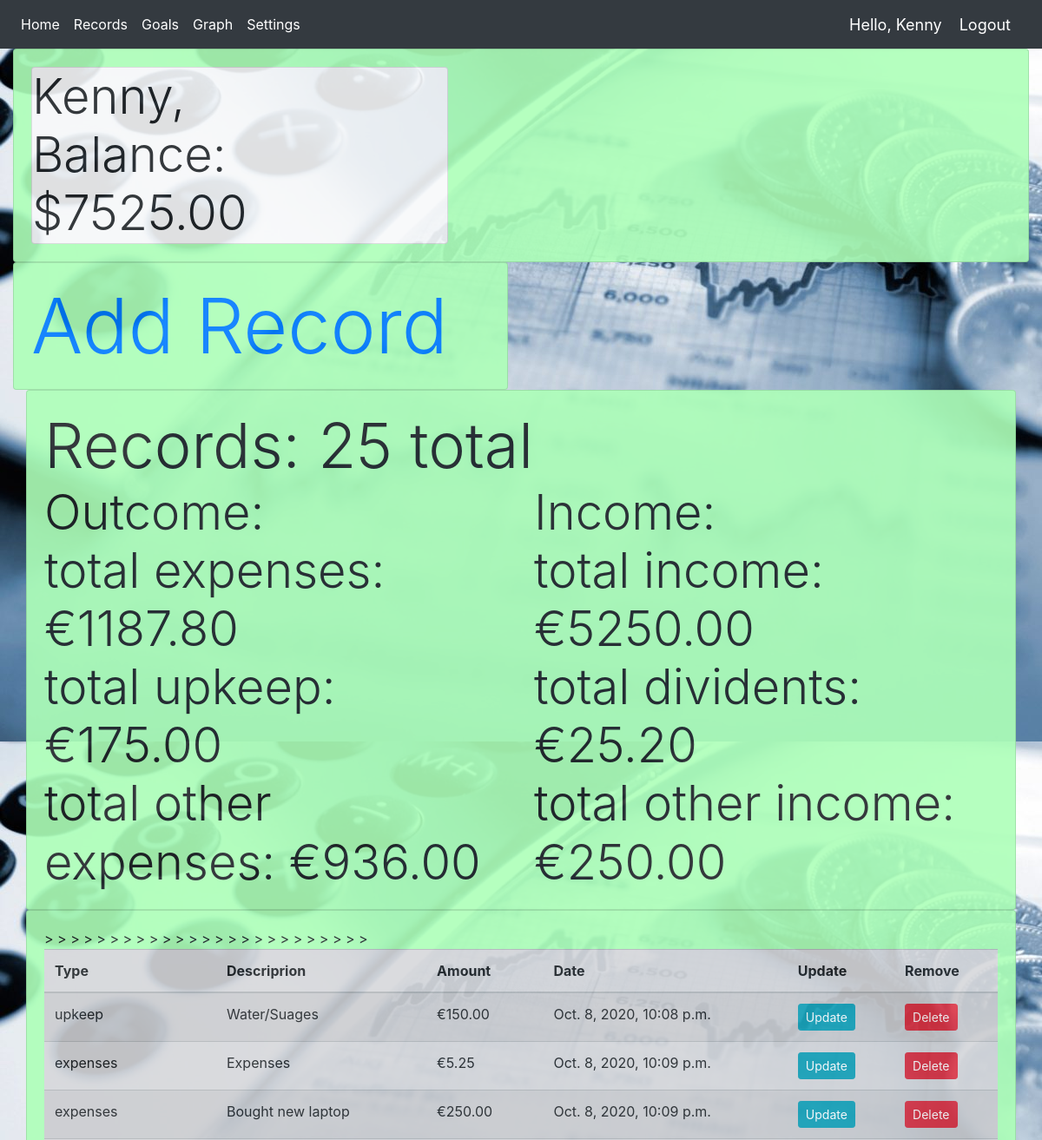
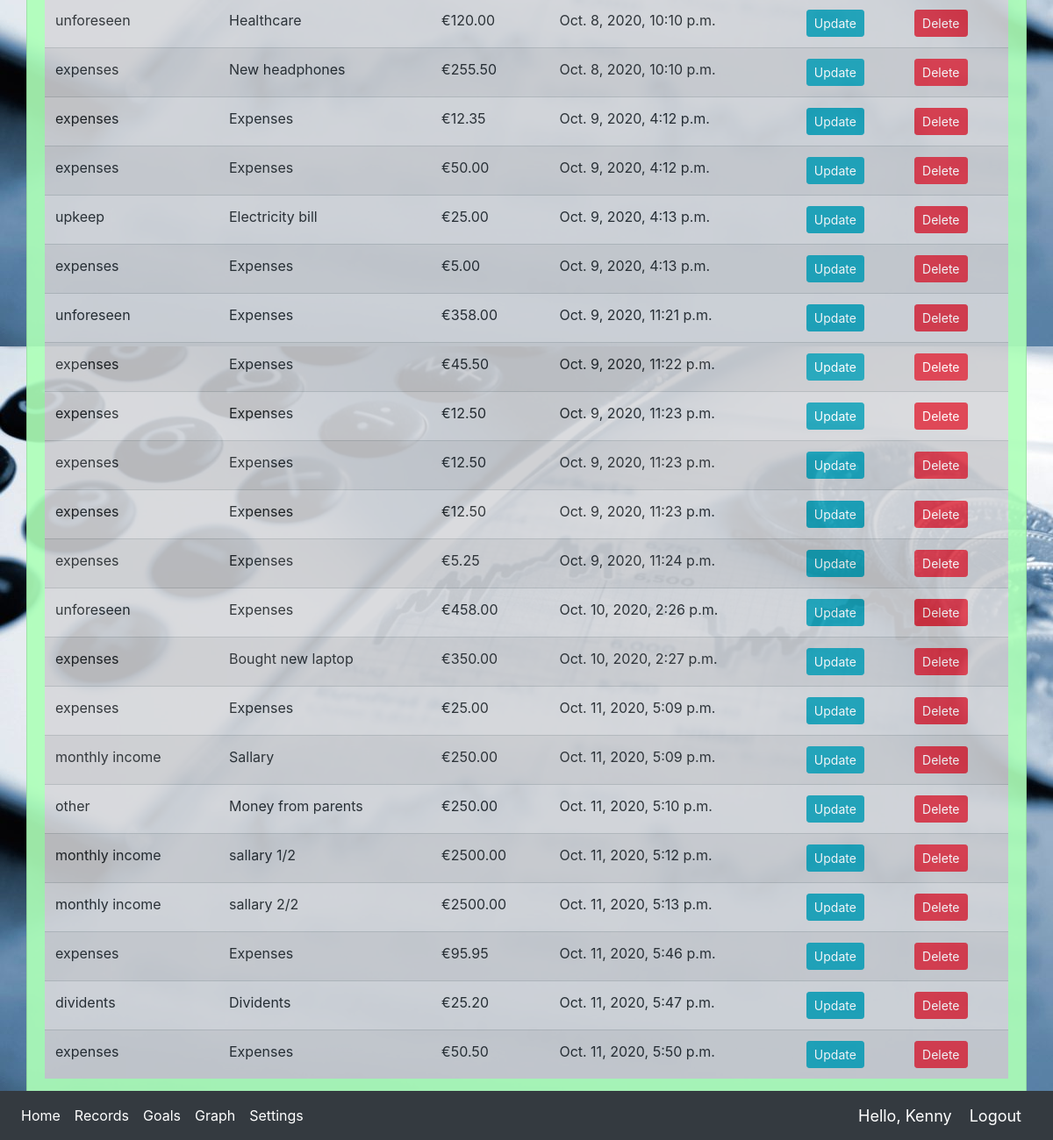
The app's page /records/ with its own data (2 pictures, top to bottom).
### MGMT/models.py (models this page shows, shortened)
class moneyUser(models.Model):
    user = models.OneToOneField(User, null=True, blank=True, on_delete=models.CASCADE)
    name = models.CharField(max_length=200, null=True)
    worth = models.DecimalField(null=False, max_digits=7, decimal_places=2)
    email = models.EmailField(max_length=200, null=True)
    profile_pic = models.ImageField(default="default_money_user.png", null=True, blank=True)
    date_created = models.DateTimeField(auto_now_add=True, null=True)

class moneyRecord(models.Model):
    CATEGORY = (
                ('Outcome', (
                            ('expenses', 'Expenses'),
                            ('upkeep', 'Upkeep'),
                            ('unforeseen', 'Unforeseen'),
                            )
                ),
                ('Income', (
                            ('monthly income', 'Monthly Income'),
                            ('dividents', 'Dividents'),
                            ('other', 'Other'),
                            )
                ),
            )
    user = models.ForeignKey(moneyUser, null=True, on_delete=models.SET_NULL)
    naming = models.CharField(max_length=200, null=False, blank=True, default="Expenses")
    category = models.CharField(max_length=200, null=False, choices=CATEGORY, default='Outcome')
    amount = models.DecimalField(null=False, max_digits=10, decimal_places=2)
    date_created = models.DateTimeField(auto_now_add=True, null=True)

### MGMT/views.py (the view)
# urls.py: path('records/', views.recordPage, name="record_page"),
def recordPage(request):
    records = moneyRecord.objects.all()
    goals = moneyGoals.objects.all()
    total_records = records.count()
    total_goals = goals.count()
    user_name = moneyUser.objects.get(pk=1).name
    wallet = moneyUser.objects.get(pk=1).worth
    total_out = moneyRecord.objects.filter(category='Outcome').aggregate(Sum('amount'))
    total_amount_out = total_out['amount__sum']
    balance = wallet
    total_expenses = moneyRecord.objects.filter(category='expenses').aggregate(Sum('amount'))['amount__sum']
    total_upkeep = moneyRecord.objects.filter(category='upkeep').aggregate(Sum('amount'))['amount__sum']
    total_unforeseen = moneyRecord.objects.filter(category='unforeseen').aggregate(Sum('amount'))['amount__sum']
    total_income = moneyRecord.objects.filter(category='monthly income').aggregate(Sum('amount'))['amount__sum']
    total_dividents = moneyRecord.objects.filter(category='dividents').aggregate(Sum('amount'))['amount__sum']
    total_in_other = moneyRecord.objects.filter(category='other').aggregate(Sum('amount'))['amount__sum']
    context = {'records': records, 'total_records':total_records, 'goals': goals, 'total_goals': total_goals,
        'user_name': user_name, 'balance': balance,
        'total_expenses' : total_expenses, 'total_upkeep': total_upkeep, 'total_unforeseen': total_unforeseen,
        'total_income': total_income, 'total_dividents': total_dividents, 'total_in_other': total_in_other}
    return render(request, 'MGMT/record_page.html', context)

### MGMT/templates/MGMT/record_page.html (shortened to what this page needs)
{% extends 'MGMT/main.html' %}
{% load static %}
{% block content %}
<div class="row">
    <div class="col-sm">
        <div class="card card-body special-card">
            <div class="display-2"><a href="{% url 'record_form' %}">Add Record</a></div>
        </div>
    </div>
    <div class="col-sm">
    </div>
</div>
<div class="col-xl">
    <div class="card card-body special-card">
        <div class="display-3">Records: {{ total_records }} total</div>
        <div class="row">
            <div class="col">
                <div class="display-4">Outcome: </div>
                <div class="display-4">total expenses: €{{ total_expenses|floatformat:2 }} </div>
                <div class="display-4">total upkeep: €{{ total_upkeep|floatformat:2 }}</div>
                <div class="display-4">total other expenses: €{{ total_unforeseen|floatformat:2 }}</div>
            </div>
            <div class="col">
                <div class="display-4">Income: </div>
                <div class="display-4">total income: €{{ total_income|floatformat:2 }} </div>
                <div class="display-4">total dividents: €{{ total_dividents|floatformat:2 }}</div>
                <div class="display-4">total other income: €{{ total_in_other|floatformat:2 }}</div>
            </div>
        </div>
    </div>
    <div class="card card-body special-card">
        <table id="table_id" class="table table-striped table-hover table-secondary">
            <thead>
                <tr>
                    <th scope="col">Type</th>
                    <th scope="col">Descriprion</th>
                    <th scope="col">Amount</th>
                    <th scope="col">Date</th>
                    <th scope="col">Update</th>
                    <th scope="col">Remove</th>
                </tr>
            </thead>
            <tbody>
                {% for record in records %}
                <tr>
                    <td>{{record.category}}</td>
                    <td>{{record.naming}}</td>
                    <td>€{{record.amount}}</td>
                    <td>{{record.date_created}}</td>
                    <td><a  class="btn btn-sm btn-info" href="{% url 'update_record' record.id %}">Update</a></td>
                    <td><a  class="btn btn-sm btn-danger" href="{% url 'delete_record' record.id %}">Delete</a></td>>
                </tr>
                {% endfor %}
            </tbody>
        </table>
    </div>
</div>
{% endblock %}
{% block js %}
 <link rel="stylesheet" type="text/css" href="https://cdn.datatables.net/v/dt/jszip-2.5.0/dt-1.10.18/af-2.3.0/b-1.5.2/b-colvis-1.5.2/b-flash-1.5.2/b-html5-1.5.2/b-print-1.5.2/cr-1.5.0/fh-3.1.4/r-2.2.2/datatables.min.css"/>
{% endblock %}

### MGMT/templates/MGMT/main.html (shortened to what this page needs)
{% load static %}
<!DOCTYPE html>
<html>
<head>
    <link rel="stylesheet" href="https://stackpath.bootstrapcdn.com/bootstrap/4.3.1/css/bootstrap.min.css">
    <link rel="stylesheet" type="text/css" href="{% static '/css/main.css' %}">
</head>
<body>
    {% include 'MGMT/navbar.html' %}
    <div class="container-fluid">
        <div class="card card-body special-card">
            <div class="row">
                <div class="col-xl">
                    <div class="card bg-light"  style="max-width: 30rem;">
                        <div class="display-4">{{user_name}},</div>
                        <div class="display-4">Balance: ${{balance|floatformat:2}}</div>
                    </div>
                </div>
            </div>
        </div>
        {% block content %}
        {% endblock %}
    </div>
    <footer class="fixed-bottom">{% include 'MGMT/navbar.html' %}</footer>
{% block js %}
{% endblock js %}
</body>
</html>

### MGMT/templates/MGMT/navbar.html (shortened to what this page needs)
{% load static %}
<nav class="navbar navbar-expand-lg navbar-dark bg-dark">
    <div class="collapse navbar-collapse" id="navbarNav">
        <ul class="navbar-nav">
            <li class="nav-item active">
                <a class="nav-link" href="{% url 'home' %}">Home</a>
            </li>
            <li class="nav-item active">
                <a class="nav-link" href="{% url 'record_page' %}">Records</a>
            </li>
            <li class="nav-item active">
                <a class="nav-link" href="{% url 'goals_page' %}">Goals</a>
            </li>
            <li class="nav-item active">
                <a class="nav-link" href="{% url 'graphs' %}">Graph</a>
            </li>
            <li class="nav-item active">
                <a class="nav-link" href="{% url 'settings' %}">Settings</a>
            </li>
        </ul>
    </div>
    <span class="hello-msg">Hello, {{user_name}}</span>
    <span><a class="hello-msg" href="">Logout</a></span>
</nav>

### static/css/main.css (style rules this page uses)
body { background-image: url('D:\\programs\\010 Programming learning\\Money_MGMT\\static\\images\\Business-Finance-1.jpg'); }
.special-card { background-color: rgba(245, 245, 245, 1); opacity: .8; }

### MGMT/templates/MGMT/main.html (style rules this page uses)
body { background: url("/static/images/Business-Finance-1.jpg") fixed; }
.special-card { background-color: rgb(173, 255, 184); opacity: .9; }

### MGMT/templates/MGMT/navbar.html (style rules this page uses)
.hello-msg { font-size: 18px; color: white; margin-right: 20px; }

### records on screen
moneyUser: name "Kenny Kenny", name "Kenny", worth "7525.00"
moneyRecord: category "upkeep", naming "Water/Suages", amount "150.00", date_created "Oct. 8, 2020, 10:08 p.m."
moneyRecord: category "expenses", naming "Expenses", amount "5.25", date_created "Oct. 8, 2020, 10:09 p.m."
moneyRecord: category "expenses", naming "Bought new laptop", amount "250.00", date_created "Oct. 8, 2020, 10:09 p.m."
moneyRecord: category "unforeseen", naming "Healthcare", amount "120.00", date_created "Oct. 8, 2020, 10:10 p.m."
moneyRecord: category "expenses", naming "New headphones", amount "255.50", date_created "Oct. 8, 2020, 10:10 p.m."
moneyRecord: category "expenses", naming "Expenses", amount "12.35", date_created "Oct. 9, 2020, 4:12 p.m."
moneyRecord: category "expenses", naming "Expenses", amount "50.00", date_created "Oct. 9, 2020, 4:12 p.m."
moneyRecord: category "upkeep", naming "Electricity bill", amount "25.00", date_created "Oct. 9, 2020, 4:13 p.m."
moneyRecord: category "expenses", naming "Expenses", amount "5.00", date_created "Oct. 9, 2020, 4:13 p.m."
moneyRecord: category "unforeseen", naming "Expenses", amount "358.00", date_created "Oct. 9, 2020, 11:21 p.m."
moneyRecord: category "expenses", naming "Expenses", amount "45.50", date_created "Oct. 9, 2020, 11:22 p.m."
moneyRecord: category "expenses", naming "Expenses", amount "12.50", date_created "Oct. 9, 2020, 11:23 p.m."
moneyRecord: category "expenses", naming "Expenses", amount "12.50", date_created "Oct. 9, 2020, 11:23 p.m."
moneyRecord: category "expenses", naming "Expenses", amount "12.50", date_created "Oct. 9, 2020, 11:23 p.m."
moneyRecord: category "expenses", naming "Expenses", amount "5.25", date_created "Oct. 9, 2020, 11:24 p.m."
moneyRecord: category "unforeseen", naming "Expenses", amount "458.00", date_created "Oct. 10, 2020, 2:26 p.m."
moneyRecord: category "expenses", naming "Bought new laptop", amount "350.00", date_created "Oct. 10, 2020, 2:27 p.m."
moneyRecord: category "expenses", naming "Expenses", amount "25.00", date_created "Oct. 11, 2020, 5:09 p.m."
moneyRecord: category "monthly income", naming "Sallary", amount "250.00", date_created "Oct. 11, 2020, 5:09 p.m."
moneyRecord: category "other", naming "Money from parents", amount "250.00", date_created "Oct. 11, 2020, 5:10 p.m."
moneyRecord: category "monthly income", naming "sallary 1/2", amount "2500.00", date_created "Oct. 11, 2020, 5:12 p.m."
moneyRecord: category "monthly income", naming "sallary 2/2", amount "2500.00", date_created "Oct. 11, 2020, 5:13 p.m."
moneyRecord: category "expenses", naming "Expenses", amount "95.95", date_created "Oct. 11, 2020, 5:46 p.m."
moneyRecord: category "dividents", naming "Dividents", amount "25.20", date_created "Oct. 11, 2020, 5:47 p.m."
moneyRecord: category "expenses", naming "Expenses", amount "50.50", date_created "Oct. 11, 2020, 5:50 p.m."

### other values on screen
{{ total_records }} "25"
{{ total_expenses|floatformat:2 }} "1187.80"
{{ total_upkeep|floatformat:2 }} "175.00"
{{ total_unforeseen|floatformat:2 }} "936.00"
{{ total_income|floatformat:2 }} "5250.00"
{{ total_dividents|floatformat:2 }} "25.20"
{{ total_in_other|floatformat:2 }} "250.00"
